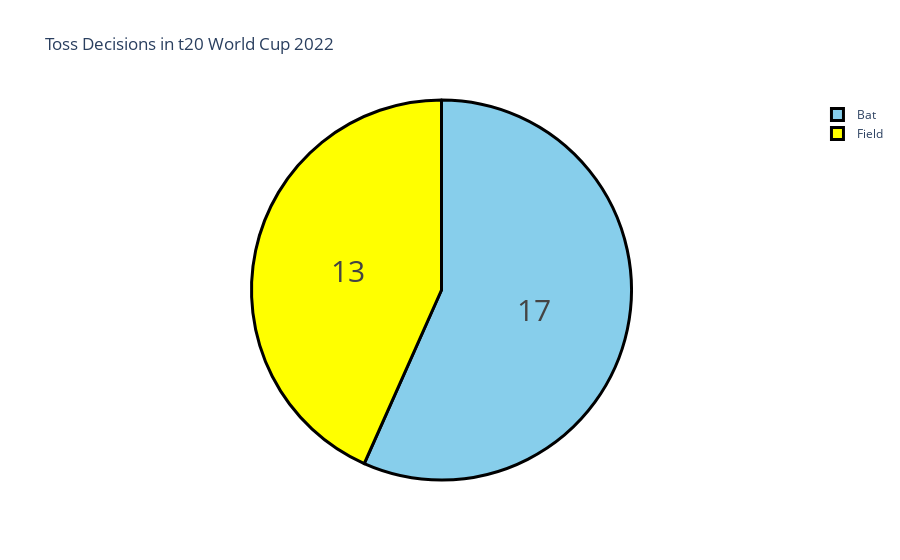

Notebook source saved alongside this figure:
### Code cell
toss = data["toss decision"].value_counts()
label = toss.index
counts = toss.values
colors = ['skyblue','yellow']

fig = go.Figure(data=[go.Pie(labels=label, values=counts)])
fig.update_layout(title_text='Toss Decisions in t20 World Cup 2022')
fig.update_traces(hoverinfo='label+percent', textinfo='value', textfont_size=30,
                  marker=dict(colors=colors, line=dict(color='black', width=3)))
fig.show()

### Figure 1 — Plotly figure (JSON) as saved in the notebook; plotly's stock layout.template omitted (floating-point values rounded to 4 significant figures)
{"data": [{"hoverinfo": "label+percent", "labels": ["Bat", "Field"], "marker": {"colors": ["skyblue", "yellow"], "line": {"color": "black", "width": 3}}, "textfont": {"size": 30}, "textinfo": "value", "type": "pie", "values": [17, 13]}], "layout": {"title": {"text": "Toss Decisions in t20 World Cup 2022"}}}
